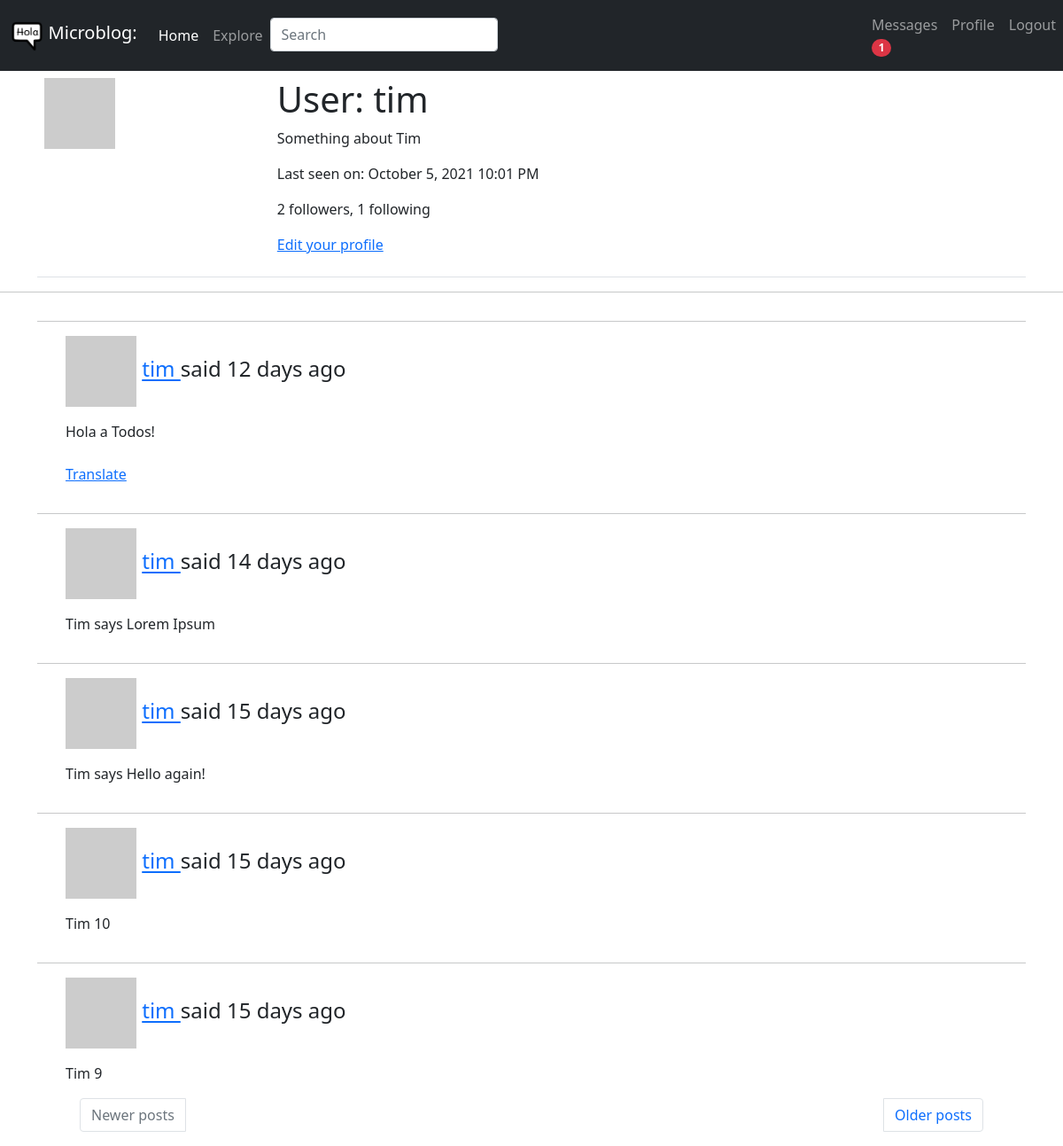
Page /user/tim (signed in) on the committed database.
### app/models.py (models this page shows, shortened)
class User(UserMixin, db.Model):
    id = db.Column(db.Integer, primary_key=True)
    username = db.Column(db.String(64), index=True, unique=True)
    email = db.Column(db.String(120), index=True, unique=True)
    password_hash = db.Column(db.String(128))
    posts = db.relationship('Post', backref='author', lazy='dynamic')
    about_me = db.Column(db.String(140))
    last_seen = db.Column(db.DateTime, default=datetime.utcnow)
    followed = db.relationship(
        'User', secondary=followers,
        primaryjoin=(followers.c.follower_id == id),
        secondaryjoin=(followers.c.followed_id == id),
        backref=db.backref('followers', lazy='dynamic'), lazy='dynamic')
    messages_sent = db.relationship('Message',
                                    foreign_keys='Message.sender_id',
                                    backref='author', lazy='dynamic')
    messages_received = db.relationship('Message',
                                        foreign_keys='Message.recipient_id',
                                        backref='recipient', lazy='dynamic')
    last_message_read_time = db.Column(db.DateTime)
    notifications = db.relationship('Notification', backref='user',
                                    lazy='dynamic')
    def avatar(self, size):
        digest = md5(self.email.lower().encode('utf-8')).hexdigest()
        return 'https://www.gravatar.com/avatar/{}?d=identicon&s={}'.format(
            digest, size)
    def new_messages(self):
        last_read_time = self.last_message_read_time or datetime(1900, 1, 1)
        return Message.query.filter_by(recipient=self).filter(
            Message.timestamp > last_read_time).count()

class SearchableMixin(object):
    @classmethod
    def before_commit(cls, session):
        session._changes = {
            'add': list(session.new),
            'update': list(session.dirty),
            'delete': list(session.deleted)
        }
    @classmethod
    def after_commit(cls, session):
        for obj in session._changes['add']:
            if isinstance(obj, SearchableMixin):
                add_to_index(obj.__tablename__, obj)
        for obj in session._changes['update']:
            if isinstance(obj, SearchableMixin):
                add_to_index(obj.__tablename__, obj)
        for obj in session._changes['delete']:
            if isinstance(obj, SearchableMixin):
                remove_from_index(obj.__tablename__, obj)
        session._changes = None

class Post(SearchableMixin, db.Model):
    __searchable__ = ['body']
    id = db.Column(db.Integer, primary_key=True)
    body = db.Column(db.String(140))
    timestamp = db.Column(db.DateTime, index=True, default=datetime.utcnow)
    user_id = db.Column(db.Integer, db.ForeignKey('user.id'))
    language = db.Column(db.String(5))

### app/routes.py (the view)
@app.route('/user/<username>')
@login_required
def user(username):
    user = User.query.filter_by(username=username).first_or_404()
    page = request.args.get('page', 1, type=int)
    posts = user.posts.order_by(Post.timestamp.desc()).paginate(page, app.config['POSTS_PER_PAGE'], False)
    next_url = url_for('user', username=user.username, page=posts.next_num) \
        if posts.has_next else None
    prev_url = url_for('user', username=user.username, page=posts.prev_num) \
        if posts.has_prev else None
    form = EmptyForm()
    return render_template('user.html', user=user, posts=posts.items, next_url=next_url, prev_url=prev_url, form=form)

### app/forms.py
class SearchForm(FlaskForm):
    q = StringField(_l('Search'), validators=[DataRequired()])
    def __init__(self, *args, **kwargs):
        if 'formdata' not in kwargs:
            kwargs['formdata'] = request.args
        if 'csrf_enabled' not in kwargs:
            kwargs['csrf_enabled'] = False
        super(SearchForm, self).__init__(*args, **kwargs)

class EmptyForm(FlaskForm):
    submit = SubmitField('Submit')

### app/models.py (called while the page is built)
@login.user_loader
def load_user(id):
    return User.query.get(int(id))

### app/routes.py (called while the page is built)
@app.before_request
def before_request():
    if current_user.is_authenticated:
        current_user.last_seen = datetime.utcnow()
        db.session.commit()
        g.search_form = SearchForm()
    g.locale = str(get_locale())

### app/templates/user.html (shortened to what this page needs)
{% extends "base.html" %}
{% block content %}
    <div class="container">
    <table class="table table-hover">
        <tr valign="top">
            <td><img src="{{ user.avatar(200) }}"></td>
            <td>
                <h1>{{ _('User') }}: {{ user.username }}</h1>
                {% if user.about_me %}<p>{{ user.about_me }}</p>{% endif %}
                {% if user.last_seen %}<p>{{ _('Last seen on') }}: {{ moment(user.last_seen).format('LLL') }}</p>{% endif %}
                <p>{{ _('%(count)d followers', count=user.followers.count()) }}, {{ _('%(count)d following', count=user.followed.count()) }}</p>
                {% if user == current_user %}
                <p><a href="{{ url_for('edit_profile') }}">{{ _('Edit your profile') }}</a></p>
                {% endif %}
            </td>
        </tr>
    </table>
    </div>
    <hr>
    {% for post in posts %}
        {% include '_post.html' %}
    {% endfor %}
    <div class="container">
        <nav>
          <ul class="pagination justify-content-between">
            {% if prev_url %}
            <li class="page-item px-5">
              <a class="page-link" href="{{ prev_url }}">{{ _('Newer posts') }}</a>
            </li>
            {% else %}
            <li class="page-item px-5 disabled">
              <a class="page-link" href="{{ prev_url }}">{{ _('Newer posts') }}</a>
            </li>
            {% endif %}
            {% if next_url %}
            <li class="page-item px-5">
              <a class="page-link" href="{{ next_url }}">{{ _('Older posts') }}</a>
            </li>
            {% else %}
            <li class="page-item px-5 disabled">
              <a class="page-link" href="{{ next_url }}">{{ _('Older posts') }}</a>
            </li>
            {% endif %}
          </ul>
        </nav>
      </div>
  {% endblock %}

### app/templates/_post.html (shortened to what this page needs)
<div class="container">
    <div class="row table-hover">
        <div class="col-md-12">
            <div class="blog-comment">
                <hr/>
                <ul class="comments">
                    <div class="post-comments">
                        <h4>
                             {{ _('%(username)s said %(when)s', username=user_link, when=moment(post.timestamp).fromNow()) }} </h4> </p>
                        <span id="post{{ post.id }}">{{ post.body }}</span>
                        {% if post.language and post.language != g.locale %}
                        <br><br>
                        <span id="translation{{ post.id }}">
                            <a href="javascript:translate(
                                        '#post{{ post.id }}',
                                        '#translation{{ post.id }}',
                                        '{{ post.language }}',
                                        '{{ g.locale }}');">{{ _('Translate') }}</a>
                        </span>
                        {% endif %}
                    </div>
                </ul>
            </div>
        </div>
    </div>
</div>

### rows in the picture
User: username "tim", about_me "Something about Tim", last_seen "October 5, 2021 10:01 PM"
Post: body "Hola a Todos!"
Post: body "Tim says Lorem Ipsum"
Post: body "Tim says Hello again!"
Post: body "Tim 10"
Post: body "Tim 9"

### other values in the picture
{{ new_messages }} "1"
